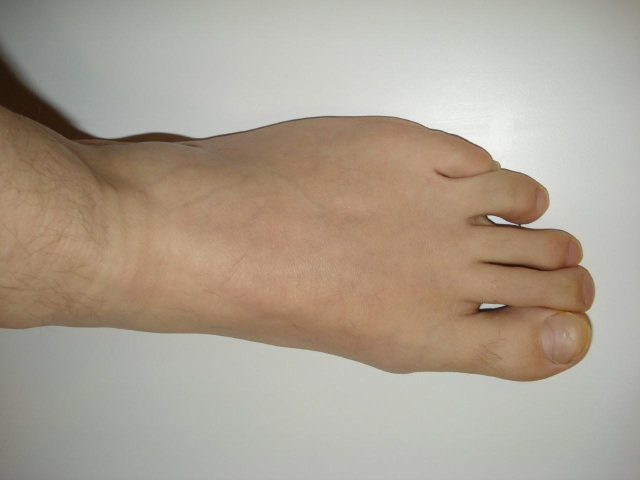
#> input picture Left_foot.jpg, 1280 x 960 px (shown at 1/2 size)
$ python bord.py ../../../../Left_foot.jpg
#> lines starting #> are read from the running program, lines starting #| are printed output that depends on the picture
import Image
import sys
import os


new_size = 1024,1024


for f in sys.argv[1:]:
    old_im = Image.open(f)
#> old_im is the input picture: PIL image 1280x960 RGB; mean R, G, B 172.1, 160.4, 145.7
    old_size = old_im.size
#> old_size = (1280, 960)
    new_im = Image.new("RGB", new_size, "white")
#> new_im: PIL image 1024x1024 RGB; every value is 255
    new_im.paste(old_im, ((new_size[0]-old_size[0])/2,
                        (new_size[1]-old_size[1])/2))
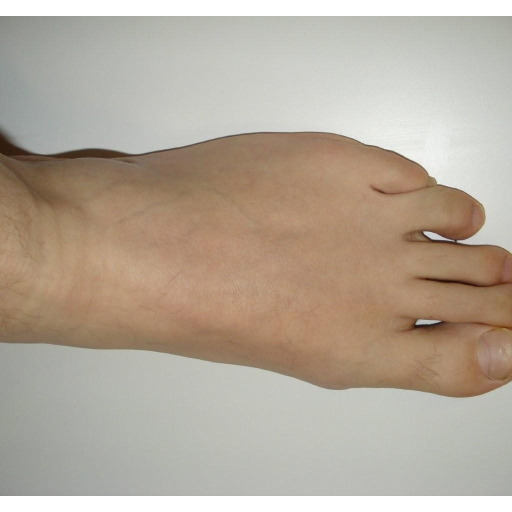
#> new_im: PIL image 1024x1024 RGB (shown at 1/2 size); mean R, G, B 180.8, 168.4, 153.8
    new_im.show()
    new_im.save(os.path.splitext(f)[0]+ ".bord.jpg", "JPEG")
